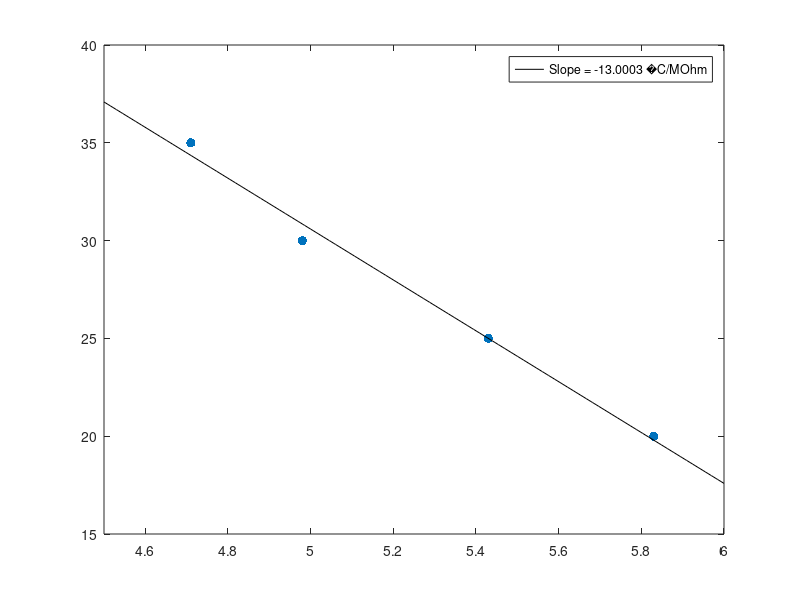
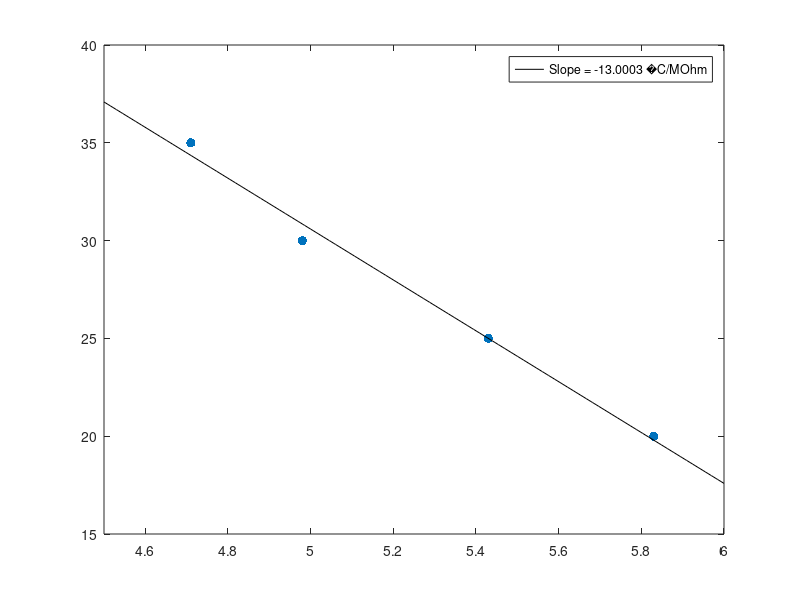

Recreate these plots in MATLAB, in order. (Note: this script raises an error after producing the figures.)
%% Import all data files from a single day into one data structure
clear;clc;clf;
cd('/Users/Julien/Google Drive/Hudspeth/Data/Orange Room/2015-10-21.01/Ear 1/Cell 1')
fileList = dir('*.txt'); % Get an array w/ 1 cell per file. The 'name' field of the array contains the file name
file_names={fileList.name}; 
has_raw = strfind(file_names,'raw.txt');            % Find names that contain 'raw.txt'
q_matches = cellfun(@isempty,has_raw);              % Mark the non-raws with 1's and the raw with 0's
fileList2 = fileList(q_matches);                    % Make a new fileList, that contains only .txt files, with no raw.txt

struct_data = cellfun(@importdata,{fileList2.name});% Import the data from the file list

%% Plot resistance calibration, find slope of relation
temp = [20 25 30 35];
res = [5.83 5.43 4.98 4.71];
plot(res,temp,'.','markersize',20)
axis([4.5 6 15 40])
P = polyfit(res,temp,1);    % P(1) is the slope (degrees per megaohm)
xrange = get(gca,'xlim');
x = linspace(xrange(1),xrange(2));
y = x*P(1) + P(2);
hold on
h1 = plot(x,y,'k');
legend(h1,['Slope = ', num2str(P(1)),' ',char(176), 'C/MOhm'])

saveas(gcf,strcat('Resistance_v_Temperature','fig'));
saveas(gcf,strcat('Resistance_v_Temperature'),'epsc');

%% Plot recs 1:29
saveyn = 0;
for r = 1:29
    clf
logfile_name        = getfield(dir('*.log'),'name');
logfile_name_clean  = logfile_name(1:end-7);            % remove excess numbers from filename, for use in figure titles below
logfile             = importdata(logfile_name);
wavetrain           = logfile.data(r,8);                % get number of wavetrains [actually waveforms] for that run
laser_delay         = logfile.data(r,43)*.001;          % in milliseconds
laser_duration      = logfile.data(r,44)*.001;          % in milliseconds
laser_voltage       = logfile.data(r,63);
probe_pzt_delay     = logfile.data(r,22)*0.001;         % in seconds
probe_pzt_duration  = logfile.data(r,23)*0.001;         % in seconds
beta                = logfile.data(4,106);
Fs                  = logfile.data(r,12);               % sampling rate
T                   = 1/Fs;
L                   = length(struct_data(r).data(:,2));    
t                   = (0:L-1)*T; 

voltage(:,r) = struct_data(r).data(:,3); voltage(:,r) = medfilt1(voltage(:,r),20);
current(:,r) = struct_data(r).data(:,2); current(:,r) = medfilt1(current(:,r),20);
laser = struct_data(r).data(:,4);
resistance(:,r) = (voltage(:,r)*10^-3)./(current(:,r)*10^-12); % Store resistance in a new variable

subplot(4,1,1)
plot(t,voltage(:,r))
axis([0 0.4 -1 12])
ylim = get(gca, 'YLim');
    x = [laser_delay laser_delay laser_delay+laser_duration laser_delay+laser_duration laser_delay]; 
    y = [ylim(1)+0.01 ylim(2)-0.01 ylim(2)-0.01 ylim(1)+0.01 ylim(1)+0.01]; 
    patch(x, y, -1 * ones(size(x)), [0.9 0.9 0.9], 'LineStyle', 'none')     % Make patch 
    ylabel('Voltage (mV')
    title_string1 = strcat(num2str(logfile_name_clean), ' Record  ', num2str(r));
    title_string2 = logfile.textdata(r,3);
    title({ title_string1, title_string2{1} },'fontsize',10)
subplot(4,1,2)
plot(t,current(:,r))
    ylabel('Current (pA)')
    axis([0 0.4 1500 2000])
    ylim = get(gca, 'YLim');
    x = [laser_delay laser_delay laser_delay+laser_duration laser_delay+laser_duration laser_delay]; 
    y = [ylim(1)+0.01 ylim(2)-0.01 ylim(2)-0.01 ylim(1)+0.01 ylim(1)+0.01]; 
    patch(x, y, -1 * ones(size(x)), [0.9 0.9 0.9], 'LineStyle', 'none')     % Make patch 
subplot(4,1,3:4)
    plot(t,resistance(:,r))
    ylabel('Resistance (MOhm)')
    axis([0 0.4 4.5e6 7e6])
    ylim = get(gca, 'YLim');
    x = [laser_delay laser_delay laser_delay+laser_duration laser_delay+laser_duration laser_delay]; 
    y = [ylim(1)+0.01 ylim(2)-0.01 ylim(2)-0.01 ylim(1)+0.01 ylim(1)+0.01]; 
    patch(x, y, -1 * ones(size(x)), [0.9 0.9 0.9], 'LineStyle', 'none')     % Make patch 
res_pre = mean(resistance(0.028*Fs:0.041*Fs,r));
res_post = mean(resistance(0.26*Fs:0.29*Fs,r));
delta_r = res_post - res_pre;
temp(r) = delta_r*(1e-6) * P(1);  % Multiply resistance by slope (deg/MOhm)
text(0.1, 5.8e6, ['\DeltaT   ',num2str(temp(r)),' ',char(176),'C'])
    if saveyn == 1
        saveas(gcf,strcat('DataFig_m',num2str(r),'fig'));
        saveas(gcf,strcat('DataFig_e',num2str(r),'eps'),'epsc');
    end
end

%% Mask distance from beam vs. Temperature change
%warning off
saveyn = 1;
clf
distance = [20 17 14 11 8 6 5 4 3 2 1 0 -1 -2 -3 -4 -5 -6 -7 -8 -10 -11]; % distance of electrode; Positive is to the right of the beam
distance = distance + 2;        % Add 2 to get location of mask's center
distance = distance * 1.667;    % Converted to um
for l = 2:23
   temperature(l-1) = temp(l); 
end
for d = 1:22
    plot(distance(d),temperature(d),'.k','markersize',20);
    text(distance(d)-0.1,temperature(d)+1,num2str(d+1));    % Add record number on top of point
    hold on
end
yl = get(gca,'ylim');
line([6 6],[yl(1) yl(2)],'color',[0.8 0.1 0.8],'linewidth',2,'linestyle','--')
line([-6 -6],[yl(1) yl(2)],'color',[0.8 0.1 0.8],'linewidth',2,'linestyle','--')

title_str1 = '10/21/15 - Distance of mask from center of beam vs. Temperature';
title_str2 = 'Electrode 1.7 um from mask; Solid-core mask';
title({title_str1, title_str2})
xlabel('Distance from mask (um)')
ylabel(['Temperature (', char(176), 'C)'])

% saveyn = input('Save? (1=yes): ');

if saveyn == 1
    saveas(gcf,strcat('Temp_v_Distance_fromBeam','fig'));
    saveas(gcf,strcat('Temp_v_Distance_fromBeam'),'epsc');
end

%% Combine 10/20/15 (hollow mask) with 10/21/15 (solid mask) temp. vs. location
% Data from 10/20/15
saveyn = 1;
clf
cd('/Users/Julien/Google Drive/Hudspeth/Data/Orange Room/2015-10-20.01/Ear 1/Cell 1')
S = load('10_20_15_DistTempFile.mat');      % Load 10/20/15 data

subplot(2,1,1)
    h1 = plot(S.distance,S.temperature,'.r','markersize',20);
    hold on
    h2 = plot(distance,temperature,'.k','markersize',20);
    legend([h1 h2],'Hollow mask','Solid mask')
    ylabel(['Temperature change (', char(176), 'C)'])
    title_str1 = '10/20/15 & 10/21/15 - Distance of mask from center of beam vs. Temp';
    title_str2 = 'Electrode 1.7 um from mask';
    title({title_str1, title_str2})
subplot(2,1,2)
    h1 = plot(S.distance,S.temperature/max(S.temperature),'.r','markersize',20);
    hold on
    h2 = plot(distance,temperature/max(temperature),'.k','markersize',20);
    axis([-20 40 -0.1 1.1])
    legend([h1 h2],'Hollow mask','Solid mask')
    xlabel('Distance of mask center from beam center (um)')
    ylabel('Normalized \DeltaT')

cd('/Users/Julien/Google Drive/Hudspeth/Data/Orange Room/2015-10-21.01/Ear 1/Cell 1')
if saveyn == 1
    saveas(gcf,strcat('Temp_v_Distance_fromBeam_HollowVSolid','fig'));
    saveas(gcf,strcat('Temp_v_Distance_fromBeam_HollowVSolid'),'epsc');
end

%% Fit exponential to resistance changes
clf
start = 0.022*Fs;
finish = 0.38*Fs; 
start_laser = laser_delay * Fs;
finish_laser = (laser_delay + laser_duration)*Fs;

for r = 10
    baseline = mean(resistance(0.022*Fs:0.025*Fs,r));
    peak = mean(-(resistance(0.28*Fs:0.3*Fs,r)-baseline));
    delta = abs(peak - baseline);
    res_norm = (-(resistance(:,r)-baseline)/peak);
    hold all
end
[f,s] = fit(t(start_laser:finish_laser)', res_norm(start_laser:finish_laser),'exp2');
plot(f,t(start:finish), res_norm(start:finish) )

    % Draw laser patch
    ylim = get(gca, 'YLim');
    x = [laser_delay laser_delay laser_delay+laser_duration laser_delay+laser_duration laser_delay]; 
    y = [ylim(1)+0.01 ylim(2)-0.01 ylim(2)-0.01 ylim(1)+0.01 ylim(1)+0.01]; 
    patch(x, y, -1 * ones(size(x)), [0.9 0.9 0.9], 'LineStyle', 'none')     % Make patch 

% legend('Rec 17 (Elec. in beam)','Rec 24 (Elec. out of beam)','Rec 25 (Elec. out of beam)','location','southwest')
axis([0 0.4 -0.2 1.3])
title('10/21/15 - Resistance kinetics: Electrode in/out of beam')
ylabel('Resistance (normalized)')
xlabel('Time (sec)')

%% Compare kinetics w/ electrode in and out of beam: Recs 9 and 21
clf
set(0, 'DefaultAxesColorOrder',[0.9 0.1 0.2 ; 0 0 0] );
for r = [9 21]
    baseline = mean(resistance(0.022*Fs:0.025*Fs,r));
    peak = mean(-(resistance(0.28*Fs:0.3*Fs,r)-baseline));
    delta = abs(peak - baseline);
    plot(t(0.022*Fs:0.38*Fs),medfilt1(-(resistance(0.022*Fs:0.38*Fs,r)-baseline)/peak,1) )
    hold all
end
ylim = get(gca, 'YLim');
x = [laser_delay laser_delay laser_delay+laser_duration laser_delay+laser_duration laser_delay]; 
y = [ylim(1)+0.01 ylim(2)-0.01 ylim(2)-0.01 ylim(1)+0.01 ylim(1)+0.01]; 
patch(x, y, -1 * ones(size(x)), [0.9 0.9 0.9], 'LineStyle', 'none')     % Make patch 

legend('Rec 9 (Elec. in beam)','Rec 21 (Elec. out of beam)','location','southwest')
axis([0 0.4 -0.5 1.3])
title('10/21/15 - Resistance kinetics: Electrode in/out of beam')
ylabel('Resistance (normalized)')
xlabel('Time (sec)')

saveas(gcf,strcat('KineticsOverlaid_Recs9,21','fig'));
saveas(gcf,strcat('KineticsOverlaid_Recs9,21'),'epsc');

%% Compare kinetics w/ electrode in and out of beam: Recs 12 and 20
clf
set(0, 'DefaultAxesColorOrder',[0.9 0.1 0.2 ; 0 0 0] );
    for r = [12 20]
        baseline = mean(resistance(0.022*Fs:0.025*Fs,r));
        peak = mean(-(resistance(0.28*Fs:0.3*Fs,r)-baseline));
        delta = abs(peak - baseline);
        plot(t(0.022*Fs:0.38*Fs),medfilt1(-(resistance(0.022*Fs:0.38*Fs,r)-baseline)/peak,1) )
        hold all
    end
ylim = get(gca, 'YLim');
x = [laser_delay laser_delay laser_delay+laser_duration laser_delay+laser_duration laser_delay]; 
y = [ylim(1)+0.01 ylim(2)-0.01 ylim(2)-0.01 ylim(1)+0.01 ylim(1)+0.01]; 
patch(x, y, -1 * ones(size(x)), [0.9 0.9 0.9], 'LineStyle', 'none')     % Make patch 

legend('Rec 12 (Elec. in beam)','Rec 20 (Elec. out of beam)','location','southwest')
axis([0 0.4 -0.5 1.3])
title('10/21/15 - Resistance kinetics: Electrode in/out of beam')
ylabel('Resistance (normalized)')
xlabel('Time (sec)')

saveas(gcf,strcat('KineticsOverlaid_Recs12,20','fig'));
saveas(gcf,strcat('KineticsOverlaid_Recs12,20'),'epsc');

%% Compare kinetics w/ electrode in and out of beam: Recs 14 and 15 - Compare two very similar positions to get an idea of the natural variability in kinetics
clf
set(0, 'DefaultAxesColorOrder',[0.9 0.1 0.2 ; 0 0 0] );
    for r = [14 15]
        baseline = mean(resistance(0.022*Fs:0.025*Fs,r));
        peak = mean(-(resistance(0.28*Fs:0.3*Fs,r)-baseline));
        delta = abs(peak - baseline);
        plot(t(0.022*Fs:0.38*Fs),medfilt1(-(resistance(0.022*Fs:0.38*Fs,r)-baseline)/peak,1) )
        hold all
    end
ylim = get(gca, 'YLim');
x = [laser_delay laser_delay laser_delay+laser_duration laser_delay+laser_duration laser_delay]; 
y = [ylim(1)+0.01 ylim(2)-0.01 ylim(2)-0.01 ylim(1)+0.01 ylim(1)+0.01]; 
patch(x, y, -1 * ones(size(x)), [0.9 0.9 0.9], 'LineStyle', 'none')     % Make patch 

legend('Rec 14 (Elec. in beam)','Rec 15 (Elec. out of beam)','location','southwest')
axis([0 0.4 -0.5 1.3])
title('10/21/15 - Resistance kinetics: Electrode in/out of beam')
ylabel('Resistance (normalized)')
xlabel('Time (sec)')

saveas(gcf,strcat('KineticsOverlaid_Recs14,25','fig'));
saveas(gcf,strcat('KineticsOverlaid_Recs14,25'),'epsc');

%% Plot heat effects at tip of sharp mask



